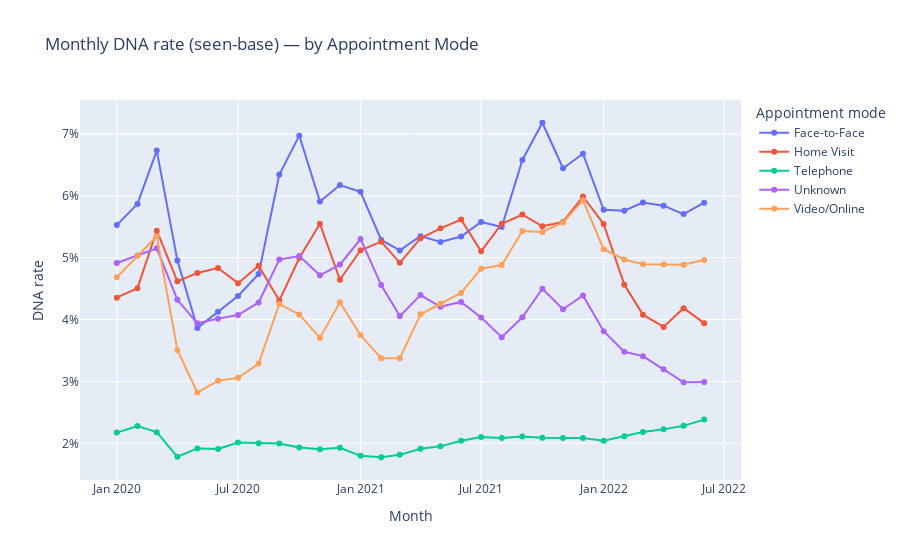

Notebook code for this chart:
### Markdown cell above
### 🧠 Key Insight
National appointment mode distribution shifted dramatically in early 2020, with a rapid decline in Telephone use and a corresponding rise in Face-to-Face consultations — a reversal from the initial pandemic-driven mode mix.

### 🔍 What This Tells Us
- **Jan–Apr 2020**: Face-to-Face dominated (~80% share) at the start of the pandemic, then fell sharply to ~47% by mid-2020. Telephone appointments grew by 300% output into covid.
- **Mid-2020 onward**: Face-to-Face steadily regained share, rising from ~47% to ~65% by mid-2022.
- **Telephone mode** mirrored this trend in reverse, dropping from ~47% in 2020 to ~32% in 2022.
- **Home Visit** and **Video/Online** modes consistently remained below 2–3% share nationally.
- **Unknown** mode stayed stable (~4–6%) across the entire period.

### ✅ Implications & Recommendations
- The **sharp pandemic-induced pivot** toward Telephone mode was temporary, with a strong rebound in Face-to-Face preference.
- Low and stable **Video/Online adoption** suggests barriers to uptake — opportunity for targeted promotion or tech improvement.
- The **persistent 4–6% Unknown** mode indicates a classification or recording issue that should be addressed for more accurate mode mix insights.
- Post-pandemic planning should recognise **Face-to-Face as the dominant mode** but maintain telephone capacity for accessibility and resilience.

### Code cell
m_mode = seen_base(AR, ["appointment_month","appointment_mode"]).sort_values("appointment_month")

fig = px.line(
    m_mode, x="appointment_month", y="dna_rate_seen", color="appointment_mode",
    markers=True,
    title="Monthly DNA rate (seen-base) — by Appointment Mode",
    labels={"appointment_month":"Month","dna_rate_seen":"DNA rate"}
)
fig.update_yaxes(tickformat=".0%")
fig.update_layout(legend_title_text="Appointment mode")
fig.show()

### Figure 1 — Plotly figure (JSON) as saved in the notebook; plotly's stock layout.template omitted (floating-point values rounded to 4 significant figures)
{"data": [{"hovertemplate": "appointment_mode=Face-to-Face<br>Month=%{x}<br>DNA rate=%{y}<extra></extra>", "legendgroup": "Face-to-Face", "line": {"color": "#636efa", "dash": "solid"}, "marker": {"symbol": "circle"}, "mode": "lines+markers", "name": "Face-to-Face", "orientation": "v", "showlegend": true, "type": "scatter", "x": ["2020-01-01T00:00:00", "2020-02-01T00:00:00", "2020-03-01T00:00:00", "2020-04-01T00:00:00", "2020-05-01T00:00:00", "2020-06-01T00:00:00", "2020-07-01T00:00:00", "2020-08-01T00:00:00", "2020-09-01T00:00:00", "2020-10-01T00:00:00", "2020-11-01T00:00:00", "2020-12-01T00:00:00", "2021-01-01T00:00:00", "2021-02-01T00:00:00", "2021-03-01T00:00:00", "2021-04-01T00:00:00", "2021-05-01T00:00:00", "2021-06-01T00:00:00", "2021-07-01T00:00:00", "2021-08-01T00:00:00", "2021-09-01T00:00:00", "2021-10-01T00:00:00", "2021-11-01T00:00:00", "2021-12-01T00:00:00", "2022-01-01T00:00:00", "2022-02-01T00:00:00", "2022-03-01T00:00:00", "2022-04-01T00:00:00", "2022-05-01T00:00:00", "2022-06-01T00:00:00"], "xaxis": "x", "y": [0.05527, 0.05869, 0.06731, 0.04955, 0.03863, 0.04128, 0.04383, 0.04736, 0.06345, 0.06973, 0.05909, 0.06174, 0.06066, 0.05287, 0.05118, 0.05348, 0.05255, 0.05342, 0.05579, 0.05496, 0.0658, 0.07181, 0.06447, 0.06681, 0.05774, 0.0576, 0.05892, 0.05841, 0.05705, 0.0589], "yaxis": "y"}, {"hovertemplate": "appointment_mode=Home Visit<br>Month=%{x}<br>DNA rate=%{y}<extra></extra>", "legendgroup": "Home Visit", "line": {"color": "#EF553B", "dash": "solid"}, "marker": {"symbol": "circle"}, "mode": "lines+markers", "name": "Home Visit", "orientation": "v", "showlegend": true, "type": "scatter", "x": ["2020-01-01T00:00:00", "2020-02-01T00:00:00", "2020-03-01T00:00:00", "2020-04-01T00:00:00", "2020-05-01T00:00:00", "2020-06-01T00:00:00", "2020-07-01T00:00:00", "2020-08-01T00:00:00", "2020-09-01T00:00:00", "2020-10-01T00:00:00", "2020-11-01T00:00:00", "2020-12-01T00:00:00", "2021-01-01T00:00:00", "2021-02-01T00:00:00", "2021-03-01T00:00:00", "2021-04-01T00:00:00", "2021-05-01T00:00:00", "2021-06-01T00:00:00", "2021-07-01T00:00:00", "2021-08-01T00:00:00", "2021-09-01T00:00:00", "2021-10-01T00:00:00", "2021-11-01T00:00:00", "2021-12-01T00:00:00", "2022-01-01T00:00:00", "2022-02-01T00:00:00", "2022-03-01T00:00:00", "2022-04-01T00:00:00", "2022-05-01T00:00:00", "2022-06-01T00:00:00"], "xaxis": "x", "y": [0.04354, 0.04508, 0.05436, 0.04618, 0.04754, 0.04833, 0.04589, 0.04871, 0.04307, 0.04995, 0.05551, 0.04643, 0.05121, 0.0526, 0.04918, 0.05314, 0.05475, 0.05618, 0.05103, 0.05549, 0.05698, 0.05508, 0.05577, 0.05988, 0.05545, 0.04565, 0.0408, 0.03882, 0.04185, 0.03942], "yaxis": "y"}, {"hovertemplate": "appointment_mode=Telephone<br>Month=%{x}<br>DNA rate=%{y}<extra></extra>", "legendgroup": "Telephone", "line": {"color": "#00cc96", "dash": "solid"}, "marker": {"symbol": "circle"}, "mode": "lines+markers", "name": "Telephone", "orientation": "v", "showlegend": true, "type": "scatter", "x": ["2020-01-01T00:00:00", "2020-02-01T00:00:00", "2020-03-01T00:00:00", "2020-04-01T00:00:00", "2020-05-01T00:00:00", "2020-06-01T00:00:00", "2020-07-01T00:00:00", "2020-08-01T00:00:00", "2020-09-01T00:00:00", "2020-10-01T00:00:00", "2020-11-01T00:00:00", "2020-12-01T00:00:00", "2021-01-01T00:00:00", "2021-02-01T00:00:00", "2021-03-01T00:00:00", "2021-04-01T00:00:00", "2021-05-01T00:00:00", "2021-06-01T00:00:00", "2021-07-01T00:00:00", "2021-08-01T00:00:00", "2021-09-01T00:00:00", "2021-10-01T00:00:00", "2021-11-01T00:00:00", "2021-12-01T00:00:00", "2022-01-01T00:00:00", "2022-02-01T00:00:00", "2022-03-01T00:00:00", "2022-04-01T00:00:00", "2022-05-01T00:00:00", "2022-06-01T00:00:00"], "xaxis": "x", "y": [0.02174, 0.02279, 0.02181, 0.01783, 0.01918, 0.0191, 0.02014, 0.02001, 0.01996, 0.01932, 0.01906, 0.01928, 0.01798, 0.01775, 0.01814, 0.01913, 0.01951, 0.02042, 0.02101, 0.02086, 0.02111, 0.02088, 0.02085, 0.02086, 0.02043, 0.02115, 0.02183, 0.02226, 0.02283, 0.02384], "yaxis": "y"}, {"hovertemplate": "appointment_mode=Unknown<br>Month=%{x}<br>DNA rate=%{y}<extra></extra>", "legendgroup": "Unknown", "line": {"color": "#ab63fa", "dash": "solid"}, "marker": {"symbol": "circle"}, "mode": "lines+markers", "name": "Unknown", "orientation": "v", "showlegend": true, "type": "scatter", "x": ["2020-01-01T00:00:00", "2020-02-01T00:00:00", "2020-03-01T00:00:00", "2020-04-01T00:00:00", "2020-05-01T00:00:00", "2020-06-01T00:00:00", "2020-07-01T00:00:00", "2020-08-01T00:00:00", "2020-09-01T00:00:00", "2020-10-01T00:00:00", "2020-11-01T00:00:00", "2020-12-01T00:00:00", "2021-01-01T00:00:00", "2021-02-01T00:00:00", "2021-03-01T00:00:00", "2021-04-01T00:00:00", "2021-05-01T00:00:00", "2021-06-01T00:00:00", "2021-07-01T00:00:00", "2021-08-01T00:00:00", "2021-09-01T00:00:00", "2021-10-01T00:00:00", "2021-11-01T00:00:00", "2021-12-01T00:00:00", "2022-01-01T00:00:00", "2022-02-01T00:00:00", "2022-03-01T00:00:00", "2022-04-01T00:00:00", "2022-05-01T00:00:00", "2022-06-01T00:00:00"], "xaxis": "x", "y": [0.04915, 0.05035, 0.05151, 0.0432, 0.0394, 0.04015, 0.04074, 0.04277, 0.04969, 0.05026, 0.04716, 0.04889, 0.05302, 0.04557, 0.04056, 0.04396, 0.04207, 0.04285, 0.04034, 0.03716, 0.04036, 0.04498, 0.04167, 0.0439, 0.03813, 0.0348, 0.03409, 0.03197, 0.02985, 0.0299], "yaxis": "y"}, {"hovertemplate": "appointment_mode=Video/Online<br>Month=%{x}<br>DNA rate=%{y}<extra></extra>", "legendgroup": "Video/Online", "line": {"color": "#FFA15A", "dash": "solid"}, "marker": {"symbol": "circle"}, "mode": "lines+markers", "name": "Video/Online", "orientation": "v", "showlegend": true, "type": "scatter", "x": ["2020-01-01T00:00:00", "2020-02-01T00:00:00", "2020-03-01T00:00:00", "2020-04-01T00:00:00", "2020-05-01T00:00:00", "2020-06-01T00:00:00", "2020-07-01T00:00:00", "2020-08-01T00:00:00", "2020-09-01T00:00:00", "2020-10-01T00:00:00", "2020-11-01T00:00:00", "2020-12-01T00:00:00", "2021-01-01T00:00:00", "2021-02-01T00:00:00", "2021-03-01T00:00:00", "2021-04-01T00:00:00", "2021-05-01T00:00:00", "2021-06-01T00:00:00", "2021-07-01T00:00:00", "2021-08-01T00:00:00", "2021-09-01T00:00:00", "2021-10-01T00:00:00", "2021-11-01T00:00:00", "2021-12-01T00:00:00", "2022-01-01T00:00:00", "2022-02-01T00:00:00", "2022-03-01T00:00:00", "2022-04-01T00:00:00", "2022-05-01T00:00:00", "2022-06-01T00:00:00"], "xaxis": "x", "y": [0.04684, 0.05032, 0.05347, 0.03505, 0.02821, 0.03012, 0.03058, 0.0329, 0.04252, 0.04083, 0.03704, 0.04282, 0.03745, 0.03377, 0.03377, 0.04085, 0.04254, 0.04429, 0.04821, 0.04882, 0.05432, 0.05415, 0.05569, 0.05928, 0.05138, 0.04972, 0.04894, 0.04889, 0.04887, 0.04962], "yaxis": "y"}], "layout": {"legend": {"title": {"text": "Appointment mode"}, "tracegroupgap": 0}, "title": {"text": "Monthly DNA rate (seen-base) — by Appointment Mode"}, "xaxis": {"anchor": "y", "domain": [0, 1], "title": {"text": "Month"}}, "yaxis": {"anchor": "x", "domain": [0, 1], "tickformat": ".0%", "title": {"text": "DNA rate"}}}}
